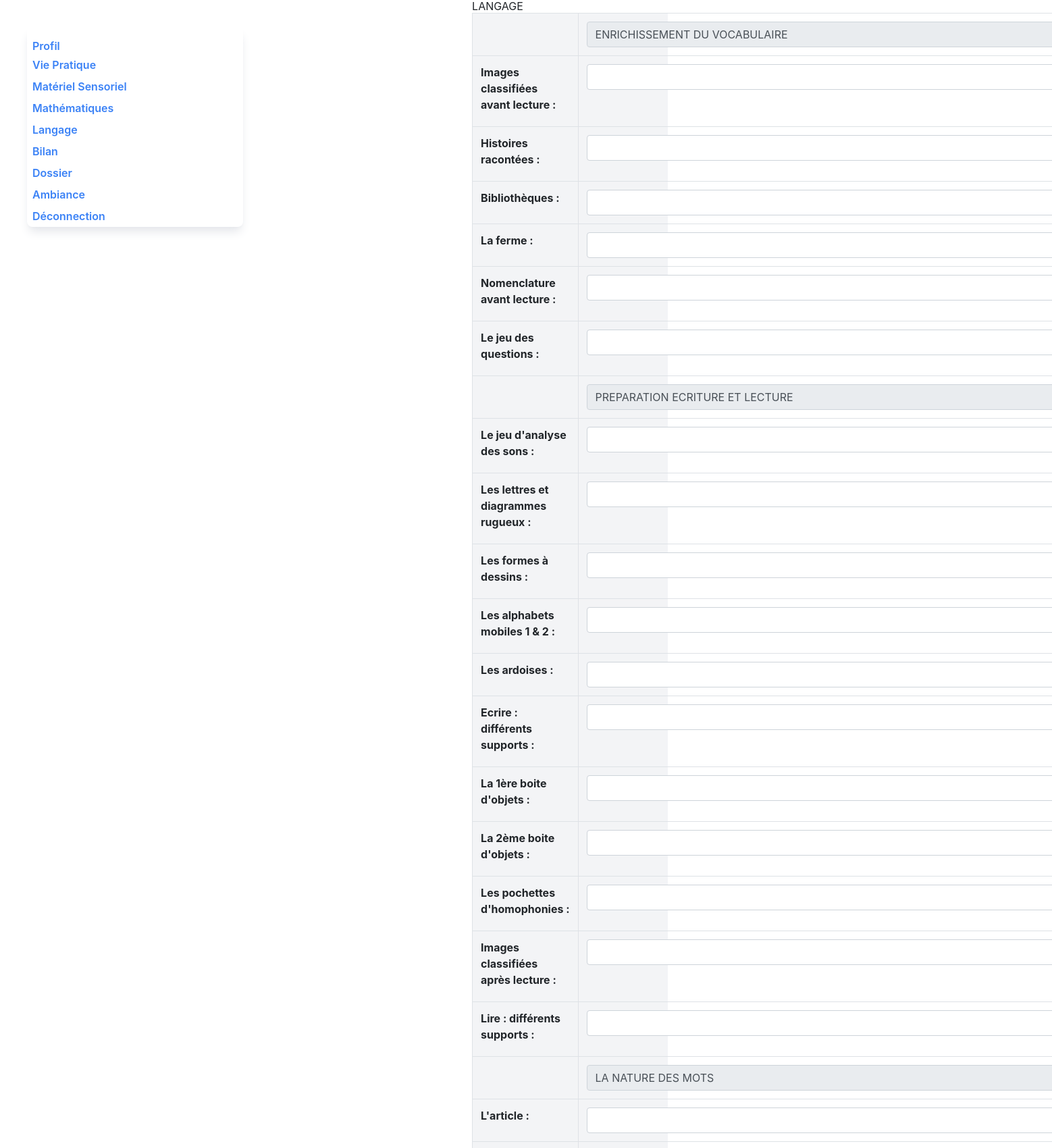
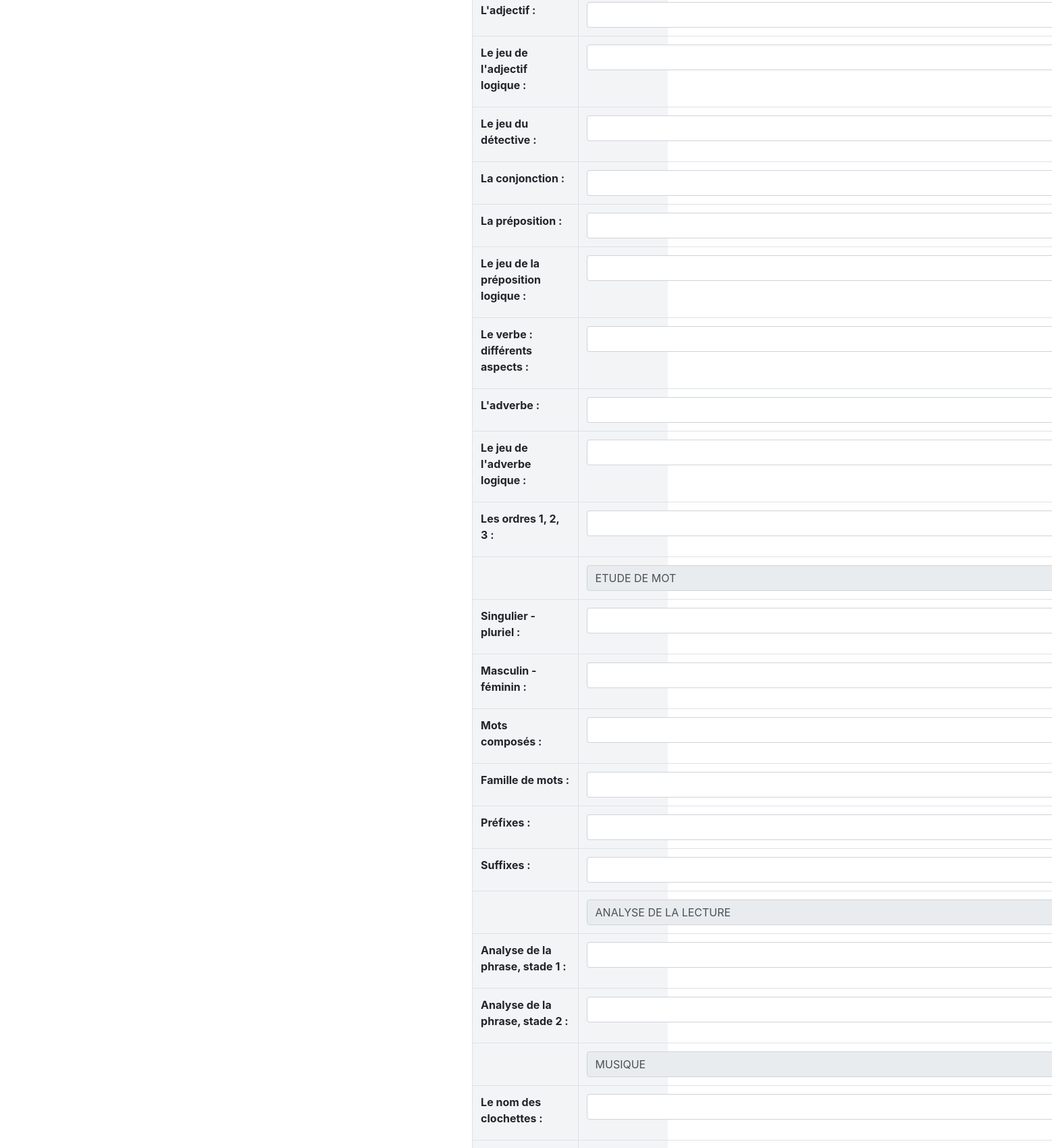
The page /Langage_change/8 (signed in, upper part) on the database its author committed (2 pictures, top to bottom).
### three_six/models.py (models this page shows)
class Langage(models.Model):
    title_1 = models.CharField(
        max_length=100, default="ENRICHISSEMENT DU VOCABULAIRE")
    img_before_read = models.CharField(
        max_length=250, verbose_name="Images classifiées avant lecture")
    stories_told = models.CharField(
        max_length=250, verbose_name="Histoires racontées")
    libraries = models.CharField(
        max_length=250, verbose_name="Bibliothèques")
    farm = models.CharField(
        max_length=250, verbose_name="La ferme")
    nomenclature_before_read = models.CharField(
        max_length=250, verbose_name="Nomenclature avant lecture")
    question_game = models.CharField(
        max_length=250, verbose_name="Le jeu des questions")
    """ PREPARATION ECRITURE ET LECTURE """
    title_2 = models.CharField(
        max_length=100, default="PREPARATION ECRITURE ET LECTURE")
    sound_analysis_game = models.CharField(
        max_length=250, verbose_name="Le jeu d'analyse des sons")
    rough_letters_diagrams = models.CharField(
        max_length=250, verbose_name="Les lettres et diagrammes rugUeux")
    design_shapes = models.CharField(
        max_length=250, verbose_name="Les formes à dessins")
    mobile_alphabets_1_2 = models.CharField(
        max_length=250, verbose_name="Les alphabets mobiles 1 & 2")
    slates = models.CharField(
        max_length=250, verbose_name="Les ardoises")
    write_different_media = models.CharField(
        max_length=250, verbose_name="Ecrire : différents supports")
    box_objects_1 = models.CharField(
        max_length=250, verbose_name="La 1ère boite d'objets")
    box_objects_2 = models.CharField(
        max_length=250, verbose_name="La 2ème boite d'objets")
    homophony_covers = models.CharField(
        max_length=250, verbose_name="Les pochettes d'homophonies")
    img_after_read = models.CharField(
        max_length=250, verbose_name="Images classifiées après lecture")
    read_different_media = models.CharField(
        max_length=250, verbose_name="Lire : différents supports")
    """ LA NATURE DES MOTS """
    title_3 = models.CharField(
        max_length=100, default="LA NATURE DES MOTS")
    article = models.CharField(
        max_length=250, verbose_name="L'article")
    adjective = models.CharField(
        max_length=250, verbose_name="L'adjectif")
    logical_adjective_game = models.CharField(
        max_length=250, verbose_name="Le jeu de l'adjectif logique")
    detective_game = models.CharField(
        max_length=250, verbose_name="Le jeu du détective")
    conjunction = models.CharField(
        max_length=250, verbose_name="La conjonction")
    preposition = models.CharField(
        max_length=250, verbose_name="La préposition")
    logical_preposition_game = models.CharField(
        max_length=250, verbose_name="Le jeu de la préposition logique")
    verb = models.CharField(
        max_length=250, verbose_name="Le verbe : différents aspects")
    adverb = models.CharField(
        max_length=250, verbose_name="L'adverbe")
    logical_adverb_game = models.CharField(
        max_length=250, verbose_name="Le jeu de l'adverbe logique")
    orders_123 = models.CharField(
        max_length=250, verbose_name="Les ordres 1, 2, 3")
    """ETUDE DE MOTS"""
    title_4 = models.CharField(
        max_length=100, default="ETUDE DE MOT")
    singular_plural = models.CharField(
        max_length=250, verbose_name="Singulier - pluriel")
    male_female = models.CharField(
        max_length=250, verbose_name="Masculin - féminin")
    compound_words = models.CharField(
        max_length=250, verbose_name="Mots composés")
    family_words = models.CharField(
        max_length=250, verbose_name="Famille de mots")
    prefixes = models.CharField(
        max_length=250, verbose_name="Préfixes")
    suffixes = models.CharField(
        max_length=250, verbose_name="Suffixes")
    """ANALYSE DE LA LECTURE"""
    title_5 = models.CharField(
        max_length=100, default="ANALYSE DE LA LECTURE")
    sentence_analysis_1 = models.CharField(
        max_length=250, verbose_name="Analyse de la phrase, stade 1")
    sentence_analysis_2 = models.CharField(
        max_length=250, verbose_name="Analyse de la phrase, stade 2")
    """ MUSIQUE """
    title_6 = models.CharField(
        max_length=100, default="MUSIQUE")
    name_bells = models.CharField(
        max_length=250, verbose_name="Le nom des clochettes")
    sharp_flat = models.CharField(
        max_length=250, verbose_name="Dièse et bémol")
    read_write_music = models.CharField(
        max_length=250, verbose_name="Lecture et écriture musicale")
    bass_clef = models.CharField(
        max_length=250, verbose_name="La clé de Fa")
    read_sheet_music = models.CharField(
        max_length=250, verbose_name="Lecture de partitions")
    title_7 = models.CharField(
        max_length=100, default='OBSERVATIONS')
    observations_1 = models.TextField(
        verbose_name="Trimestre 1")
    observations_2 = models.TextField(
        verbose_name="Trimestre 2")
    observations_3 = models.TextField(
        verbose_name="Trimestre 3")
    class Meta:
        verbose_name = "Langage"
        verbose_name_plural = "Langage"

### three_six/views.py (the view)
# urls.py: path("Langage_change/<int:student_id>", views.update_langage,
@login_required
def update_langage(request, student_id):
    student = Students.objects.get(id=student_id)
    langage_student = student.langage
    letter_student = student.letter
    if request.method == 'POST':
        langage_form = forms.LangageForm(request.POST, instance=langage_student)
        letter_form = forms.LetterForm(request.POST, instance=letter_student)
        if all([langage_form.is_valid(), letter_form.is_valid()]):
            langage_form.save()
            letter_form.save()
            return redirect('Langage_change', student_id=student_id)
    else:
        langage_form = forms.LangageForm(instance=langage_student)
        letter_form = forms.LetterForm(instance=letter_student)
    context = {
        'langage_form': langage_form,
        'letter_form': letter_form,
        'mts': langage_student,
        'student': student
    }
    return render(request, 'three_six/update_langage.html', context)

### students/models.py (called while the page is built)
    def __str__(self):
        return f'{self.firstname} {self.lastname}'

### three_six/templates/three_six/update_langage.html (shortened to what this page needs)
{% extends "three_six/base.html" %}
{% block content %}
<h1>LANGAGE</h1>
<div class="bg-gray-100">
    <form method='post'> {% csrf_token %}
        <table class="table table-bordered">
            {{langage_form.as_table}}
        </table>
    </form>
</div>
{% endblock content %}

### rows shown on the page
Langage: title_1 "ENRICHISSEMENT DU VOCABULAIRE", title_2 "PREPARATION ECRITURE ET LECTURE", title_3 "LA NATURE DES MOTS", title_4 "ETUDE DE MOT", title_5 "ANALYSE DE LA LECTURE", title_6 "MUSIQUE"
